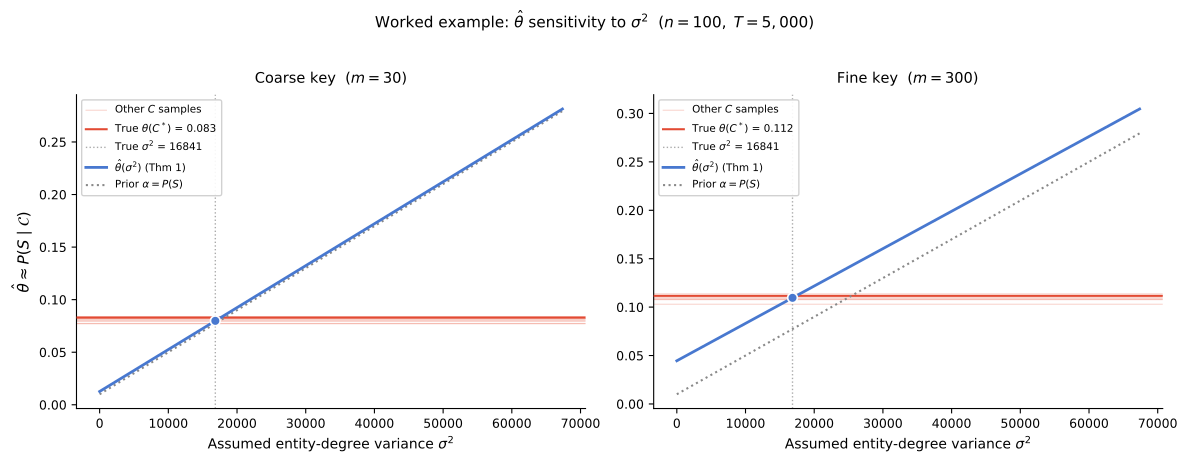

The script that saved this image:
"""
Worked example: quasi-identifier collisions in de-identified event logs.

Demonstrates how an analyst would apply the Theorem 1 estimator to a
realistic scenario where entity identifiers are unavailable.

Scenario
--------
  n = 100 entities (e.g. patients, devices, or users)
  T = 5,000 total event-log rows
  Entity activity volumes follow a heavy-tailed (lognormal) distribution:
    a few power users generate many events, most generate few.
  Two quasi-identifier keys of different granularity:
    Coarse (m =  30): e.g. {age bracket, sex}
    Fine   (m = 300): e.g. {birth year, sex, ZIP3}

For each key a sigma-squared sensitivity sweep shows theta-hat as a function
of the assumed entity heterogeneity.  The true theta(C*) from the ground-truth
graph and the true sigma-squared are marked, showing that the estimator
recovers the correct value at the correct heterogeneity level.

OUTPUT: fig_worked_example.pdf (2-panel figure)
"""

import math

import matplotlib.pyplot as plt
import numpy as np

RNG = np.random.default_rng(2025)


# ---------------------------------------------------------------------------
# Core estimator (Theorem 1)
# ---------------------------------------------------------------------------

def theta_estimate(o, n, sigma2):
    """Theorem 1 closed-form estimator: E[theta(C) | o, sigma^2]."""
    o = np.asarray(o, dtype=float)
    T = o.sum()
    D = (o * o).sum()
    if D == 0 or T <= 1:
        return np.nan
    alpha = 1.0 / n + n * sigma2 / (T * T)
    M2 = T * T * alpha - T
    p2 = (D - T) / (T * (T - 1))
    return (T + M2 * p2) / D


def theta_exact(C):
    """Exact theta(C) = sum c_ia^2 / sum o_a^2 for a known incidence matrix."""
    o = C.sum(axis=0)
    D = float((o * o).sum())
    N = float((C * C).sum())
    return N / D if D > 0 else 0.0


def sample_config_model(ell, o, rng):
    """Sample one graph C from the bipartite configuration model."""
    n, m = len(ell), len(o)
    entity_stubs = np.repeat(np.arange(n), ell)
    value_stubs = np.repeat(np.arange(m), o)
    rng.shuffle(value_stubs)
    C = np.zeros((n, m), dtype=np.int64)
    np.add.at(C, (entity_stubs, value_stubs), 1)
    return C


def sigma2_bounds(n, T):
    """Feasible range of entity-degree variance."""
    _, r = divmod(T, n)
    s2_min = r * (n - r) / (n * n)
    s2_max = (n - 1) * ((T - n) ** 2) / (n ** 2)
    return s2_min, s2_max


# ---------------------------------------------------------------------------
# Degree generators
# ---------------------------------------------------------------------------

def make_lognormal_degrees(n, T, log_sigma, rng):
    """
    Integer entity degrees from a discretised lognormal distribution.
    Guarantees ell_i >= 1 and sum ell_i = T.
    """
    mu = T / n
    log_mu = math.log(mu) - log_sigma ** 2 / 2
    raw = rng.lognormal(log_mu, log_sigma, size=n)
    raw = np.maximum(raw, 1.0)
    raw = raw / raw.sum() * T
    ell = np.maximum(np.round(raw).astype(int), 1)
    diff = T - ell.sum()
    if diff > 0:
        for i in rng.choice(n, size=abs(diff), replace=True):
            ell[i] += 1
    elif diff < 0:
        for _ in range(-diff):
            cand = np.where(ell > 1)[0]
            if len(cand) == 0:
                break
            ell[cand[np.argmax(ell[cand])]] -= 1
    return ell


def make_zipf_values(m, T, exponent=1.0):
    """Value degrees with Zipf-like distribution, o_a >= 1, sum o_a = T."""
    raw = np.array([1.0 / (a + 1) ** exponent for a in range(m)])
    raw = raw / raw.sum() * T
    o = np.maximum(np.round(raw).astype(int), 1)
    diff = T - o.sum()
    if diff > 0:
        for i in range(diff):
            o[i % m] += 1
    elif diff < 0:
        for i in range(m - 1, -1, -1):
            while o[i] > 1 and diff < 0:
                o[i] -= 1
                diff += 1
    return o


# ---------------------------------------------------------------------------
# Main
# ---------------------------------------------------------------------------

def main():
    n = 100
    T = 5000

    ell = make_lognormal_degrees(n, T, log_sigma=1.5, rng=RNG)
    mu = T / n
    true_sigma2 = float(np.sum((ell.astype(float) - mu) ** 2) / n)

    print(f"Scenario: n = {n} entities,  T = {T} events")
    print(f"  Entity degrees: min={ell.min()}, median={int(np.median(ell))}, "
          f"max={ell.max()}, mean={ell.mean():.1f}, sigma^2={true_sigma2:.1f}")

    configs = [
        {"label": "Coarse key", "m": 30,  "zipf_exp": 0.8},
        {"label": "Fine key",   "m": 300, "zipf_exp": 0.5},
    ]

    s2_min, s2_max = sigma2_bounds(n, T)
    sweep_hi = min(true_sigma2 * 4, s2_max)
    sigma2_grid = np.linspace(s2_min, sweep_hi, 120)

    K_extra = 8

    fig, axes = plt.subplots(1, 2, figsize=(12, 4.5))

    for ax, cfg in zip(axes, configs):
        m = cfg["m"]
        o = make_zipf_values(m, T, exponent=cfg["zipf_exp"])

        C_star = sample_config_model(ell, o, RNG)
        theta_true = theta_exact(C_star)
        theta_hat_at_true = theta_estimate(o, n, true_sigma2)
        theta_hat_at_zero = theta_estimate(o, n, s2_min)

        extra_thetas = [
            theta_exact(sample_config_model(ell, o, RNG))
            for _ in range(K_extra)
        ]

        o_arr = np.asarray(o, dtype=float)
        D = float((o_arr ** 2).sum())
        p_coll = D / (T * T)

        print(f"\n  {cfg['label']} (m={m}):")
        print(f"    Value counts: min={min(o)}, max={max(o)}")
        print(f"    Collision rate P(coll) = {p_coll:.4f}")
        print(f"    True theta(C*)         = {theta_true:.4f}")
        print(f"    theta-hat(true sigma^2)= {theta_hat_at_true:.4f}")
        print(f"    theta-hat(sigma^2=min) = {theta_hat_at_zero:.4f}")
        print(f"    Extra C* thetas: "
              + ", ".join(f"{et:.4f}" for et in extra_thetas))

        curve = [theta_estimate(o, n, s2) for s2 in sigma2_grid]
        alpha_curve = [1.0 / n + n * s2 / (T * T) for s2 in sigma2_grid]

        # Ensemble spread (additional C* samples)
        for k, et in enumerate(extra_thetas):
            kw = {"label": r"Other $C$ samples"} if k == 0 else {}
            ax.axhline(et, color="#E24A33", linewidth=0.5, alpha=0.35,
                       zorder=2, **kw)

        # True theta(C*)
        ax.axhline(theta_true, color="#E24A33", linewidth=1.5, zorder=3,
                   label=rf"True $\theta(C^*)$ = {theta_true:.3f}")

        # True sigma^2
        ax.axvline(true_sigma2, color="#AAAAAA", linewidth=1.0, linestyle=":",
                   zorder=2, label=rf"True $\sigma^2$ = {true_sigma2:.0f}")

        # Theorem 1 sensitivity curve
        ax.plot(sigma2_grid, curve, color="#4878CF", linewidth=2.0, zorder=5,
                label=r"$\hat{\theta}(\sigma^2)$ (Thm 1)")

        # Prior baseline
        ax.plot(sigma2_grid, alpha_curve, color="#888888", linewidth=1.5,
                linestyle=":", zorder=4, label=r"Prior $\alpha = P(S)$")

        # Intersection dot
        ax.plot(true_sigma2, theta_hat_at_true, "o", color="#4878CF",
                markersize=7, zorder=6, markeredgecolor="white",
                markeredgewidth=1.2)

        ax.set_xlabel(r"Assumed entity-degree variance $\sigma^2$",
                      fontsize=10)
        ax.set_title(rf"{cfg['label']}  ($m = {m}$)",
                     fontsize=10.5, pad=8)
        ax.legend(fontsize=7.5, loc="upper left", framealpha=0.90)
        ax.tick_params(labelsize=9)
        ax.spines["top"].set_visible(False)
        ax.spines["right"].set_visible(False)

    axes[0].set_ylabel(
        r"$\hat{\theta} \approx P(S \mid \mathcal{C})$", fontsize=11
    )

    fig.suptitle(
        r"Worked example: $\hat{\theta}$ sensitivity to $\sigma^2$"
        rf"  ($n = {n},\; T = {T:,}$)",
        fontsize=11, y=1.02,
    )
    fig.tight_layout()
    fig.savefig("fig_worked_example.pdf", bbox_inches="tight", dpi=300)
    print(f"\nSaved fig_worked_example.pdf")


if __name__ == "__main__":
    main()
